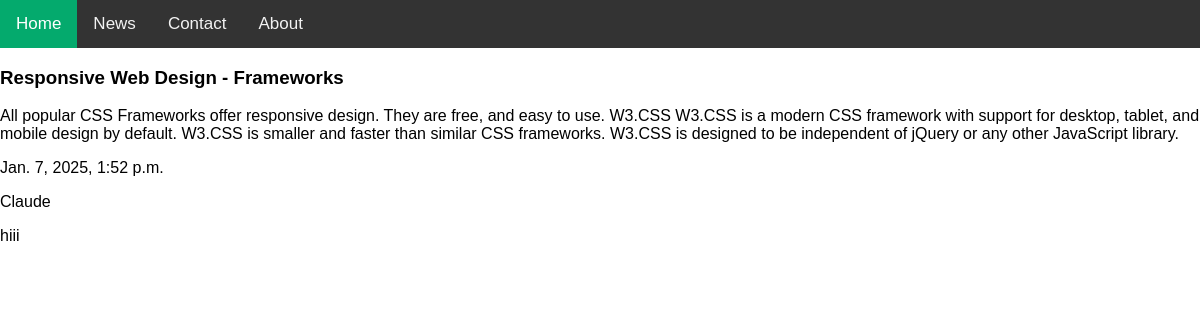
Screenshot of /blog/2/details with the database file from the repository.
### blog/models.py (models this page shows, shortened)
class Blog(models.Model):
    author = models.ForeignKey(User, on_delete=models.CASCADE, related_name="blogs")
    title = models.CharField(max_length=200)
    content = models.TextField()
    published_date = models.DateTimeField(auto_now_add=True)
    slug = models.SlugField(unique=True, blank=True)

class User(AbstractUser):
    profile_picture = models.ImageField(upload_to="profile_pictures/", blank=True, null=True)
    profession = models.CharField(max_length=100, blank=True, null=True)
    physical_address = models.TextField(blank=True, null=True)
    social_media_links = models.JSONField(blank=True, null=True)  # Store as a JSON object
    is_subscribed = models.BooleanField(default=False)
    groups = models.ManyToManyField(
        'auth.Group',
        related_name='custom_user_set',  # Change this to avoid conflicts
        blank=True,
        help_text='The groups this user belongs to.',
    )
    user_permissions = models.ManyToManyField(
        'auth.Permission',
        related_name='custom_user_set',  # Change this to avoid conflicts
        blank=True,
        help_text='Specific permissions for this user.',
    )
    def __str__(self):
        return self.username

### blog/views.py (the view)
# urls.py: path('<int:pk>/details', BlogDetailView.as_view(), name='blog-details')
class BlogDetailView(DetailView):
    model = Blog
    template_name = 'blog_detail.html'
    def get_object(self):
       id_ = self.kwargs.get('pk')
       return get_object_or_404(Blog, pk=id_)

### templates/blog_detail.html
{% extends 'base.html' %}
{% block content %}
<div class='row'>
        <div class="col-md-3">
            <h3>{{ object.title}}</h3>
            <p>{{ object.content }}</p>
            <p>{{ object.published_date }}</p>
            <p>{{ object.author }}</p>
            <p>{{ object.slug }}</p>
        </div>
</div>
{% endblock %}

### templates/base.html (style rules this page uses)
body { margin: 0; font-family: Arial, Helvetica, sans-serif; }

### rows the page displays
Blog: title "Responsive Web Design - Frameworks", content "All popular CSS Frameworks offer responsive design. They are free, and easy to use. W3.CSS W3.CSS is a modern CSS framework with support for desktop, tablet, and mobile design by default. W3.CSS is smaller and faster than similar CSS frameworks. W3.CSS is designed to be independent of jQuery or any other JavaScript library.", published_date "Jan. 7, 2025, 1:52 p.m.", author "Claude", slug "hiii"
